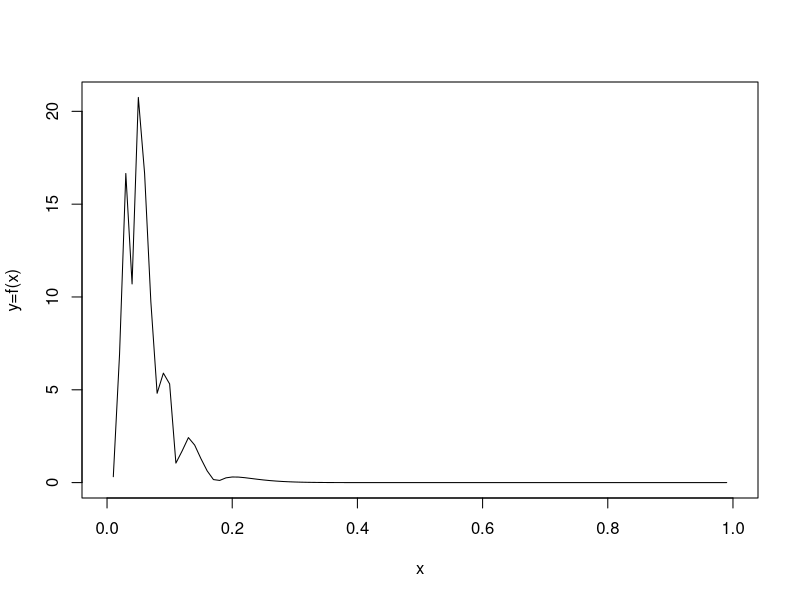
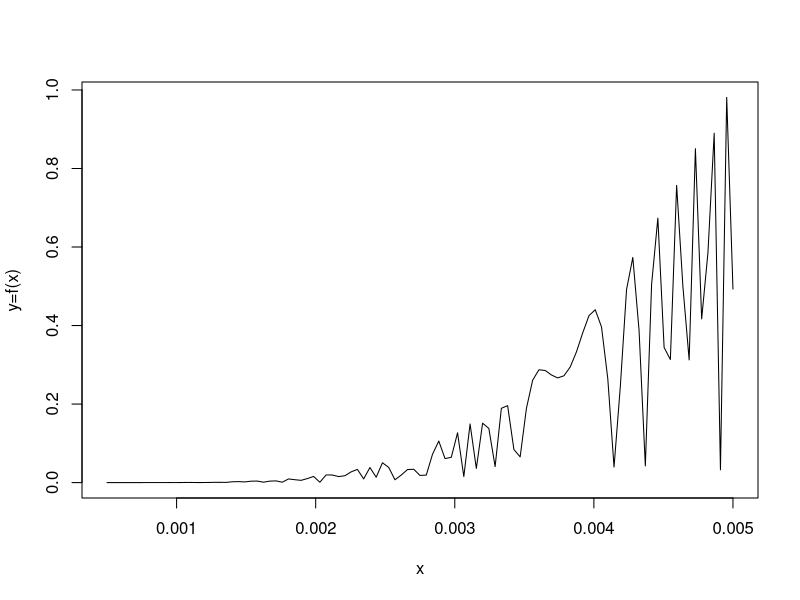

Here is the R script that generated these plots, in order:
#Quadrature by substitution

fy=function(y){
  result=(1/(y*(1-y)))*abs(cos((1-y)/y))*exp(-(log((1-y)/y)-3)^2)
  return(result)
}
curve(fy,0,1, ylab = "y=f(x)") #sketch the curve in 0 to 1 
curve(fy,0.0005,1/2000*10, ylab = "y=f(x)") #sketch the curve in 0 to 0.1 

#1.Composite trapezoidal rule
CTrape<-function(funct,a,b,n){ #Define the parameters #n is the no. of subinterval
  h <- (b - a) / n #Calculate the increment
  c <- 1:(n - 1) #Create a vector for the order of the increment 
  xj <- a + c * h #Transform the order vector to a vector of f(x_j)
  Integral <- (1/2*h) * (2 * sum(funct(xj))) 
  #Composite Trapezoidal Rule= h/2+[f(a)+Summation_c=1_n-1(f(x_j)+f(b))]
  
  value<-function (funct, x, adj=h/1e6) { #Set up an adjustment valueCompromise on a small error to avoid the infinity value on 0
    if (is.nan(funct(x))) { #if condition when f(x)=NaN
      if (x==0) return (funct(adj+x)) #add adjustment value to x_1 when x=0
      else return (funct(adj*(-1)+x)) #prevent any NaN cases of x_j!=0
    }
    else {return(funct(x))}
  } 
  
  Integral=Integral+(h/2*(value(funct,a)+value(funct,b))) #Calculate the final Integral
  (Result= Integral)
}
set.seed(77960)
CTrape(fy,0.0005,1,2000)

#2. Composite Simpson's rule
CSimp<-function(funct,a,b,n) { #Define the parameters #n is the no. of subinterval
  h <- (b - a) / n #Calculate the increment
  c<-0:(n-1)
  d <- 1:(n - 1) #Create a vector for the order of the increment 
  xj1 <- a+(c+1/2)*h  #Transform the order vector to a vector of f(x_j)
  xj2<- a+(d*h)
  Integral <- (1/6*h) * (4 * sum(funct(xj1))+2*sum(funct(xj2))) 
  #Calculate parts of the formula of Simpson's rule
  
  value <- function (funct, x, adj=h/1000000) { #Set up an adjustment valueCompromise on a small error to avoid the infinity value on 0
    if (is.nan(funct(x))) {
      if (x==0) return (funct(adj+x))
      else return (funct(adj*(-1)+x))
    }
    else {return(funct(x))}
  } 
  
  Integral=Integral+(h/6*(value(funct,a)+value(funct,b)))
  #Composite Simpson's Rule= h/6*[f(a)+4*Summation_i=0_n-1(f(a+(i+1/2)*h))+2*Summation_i=1_n-1(f(a+i*h)+f(b)]
  (Result= Integral) #return the result
}
set.seed(77960)
CSimp(fy,0.0005,1,2000)

#Calculate the running time
runtime=function(fn){ 
  start_time=Sys.time()
  fn
  end_time=Sys.time()
  return(end_time-start_time)
}


runtime(CTrape(fy,5e-4,1,2000))

runtime(CSimp(fy,5e-4,1,2000))


